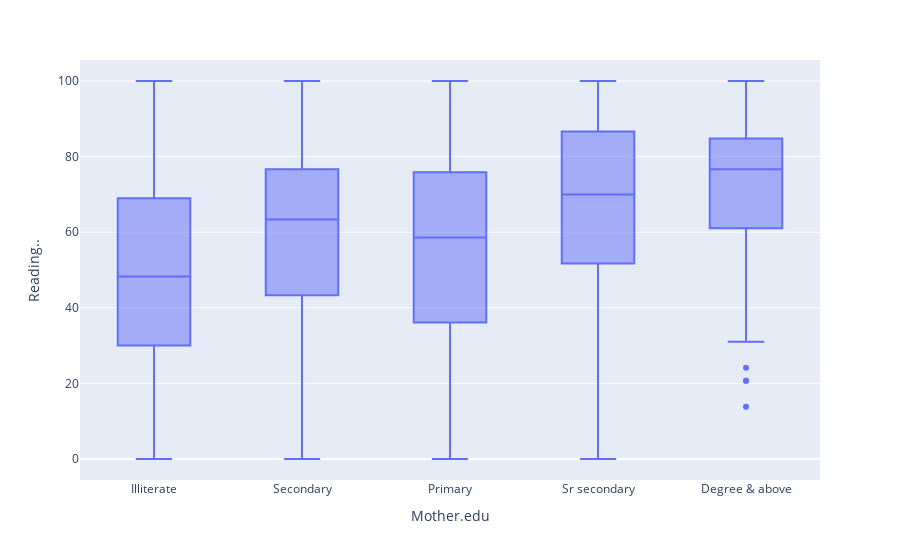

This figure's notebook cell:
### Code cell
df = pd.read_csv('EDA_nas.csv')
fig = px.box(df, x="Mother.edu", y="Reading..")
fig.show()

### Figure 1 — Plotly figure (JSON) as saved in the notebook; plotly's stock layout.template omitted (floating-point values rounded to 4 significant figures; data arrays with more than 128 entries replaced by an {"elided": "..."} marker saying what was removed)
{"data": [{"alignmentgroup": "True", "hovertemplate": "Mother.edu=%{x}<br>Reading..=%{y}<extra></extra>", "legendgroup": "", "marker": {"color": "#636efa"}, "name": "", "notched": false, "offsetgroup": "", "orientation": "v", "showlegend": false, "type": "box", "x": {"elided": "8801 str values"}, "x0": " ", "xaxis": "x", "y": {"elided": "8801 float values"}, "y0": " ", "yaxis": "y"}], "layout": {"boxmode": "group", "legend": {"tracegroupgap": 0}, "margin": {"t": 60}, "xaxis": {"anchor": "y", "domain": [0, 1], "title": {"text": "Mother.edu"}}, "yaxis": {"anchor": "x", "domain": [0, 1], "title": {"text": "Reading.."}}}}
